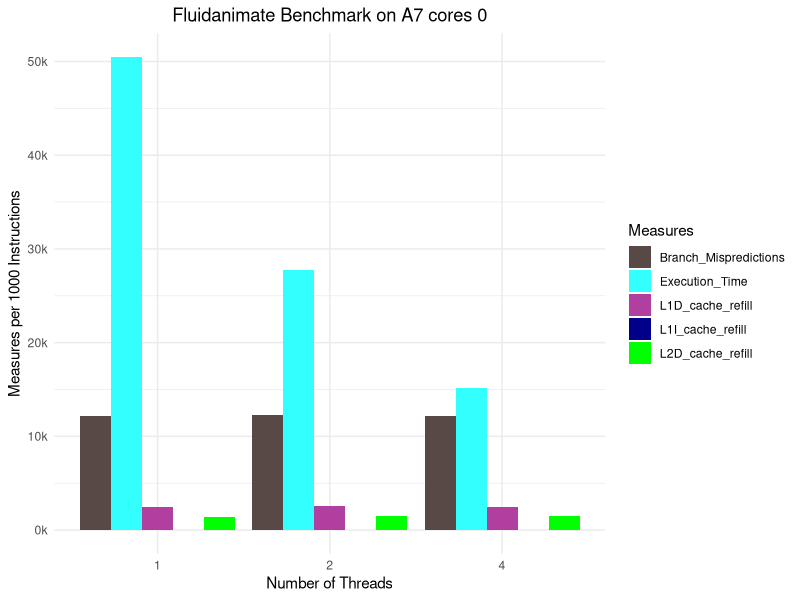
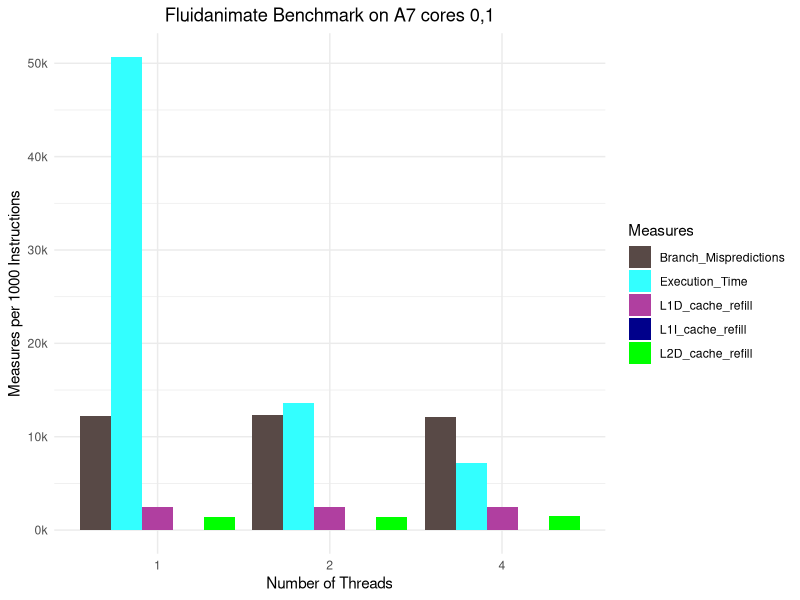
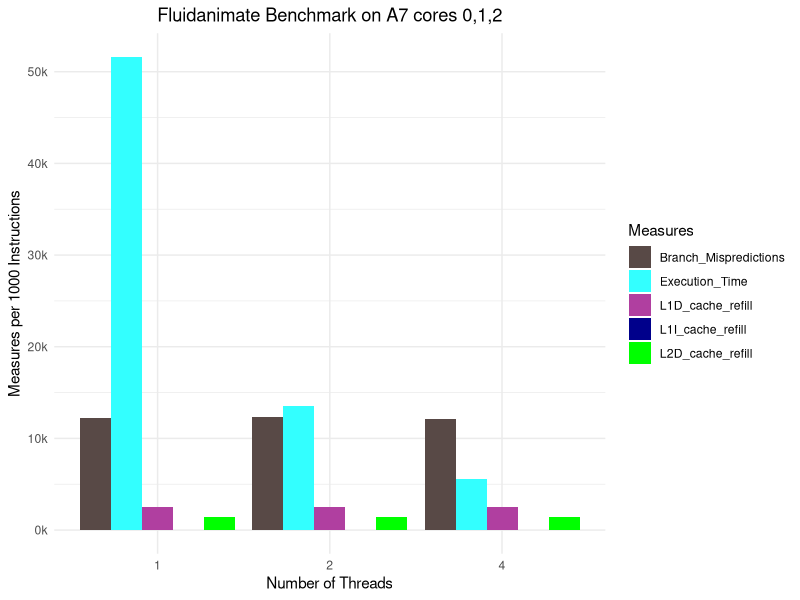
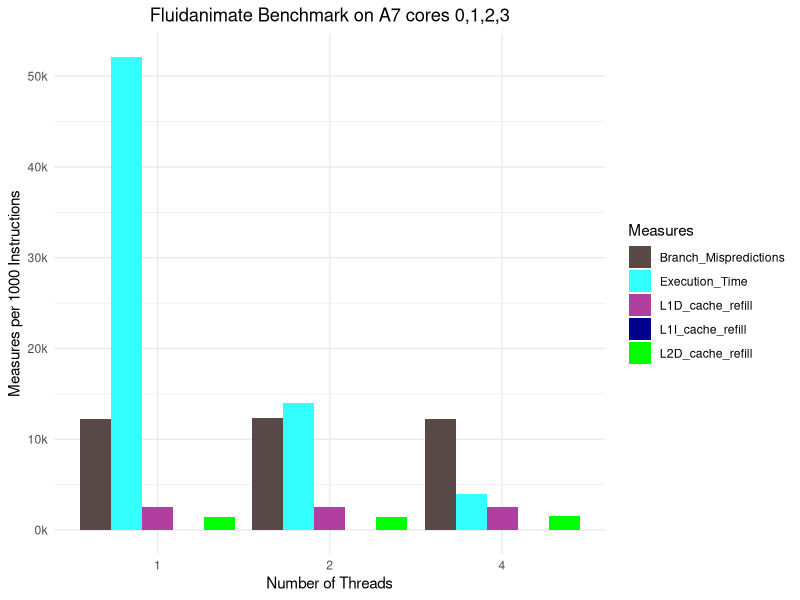
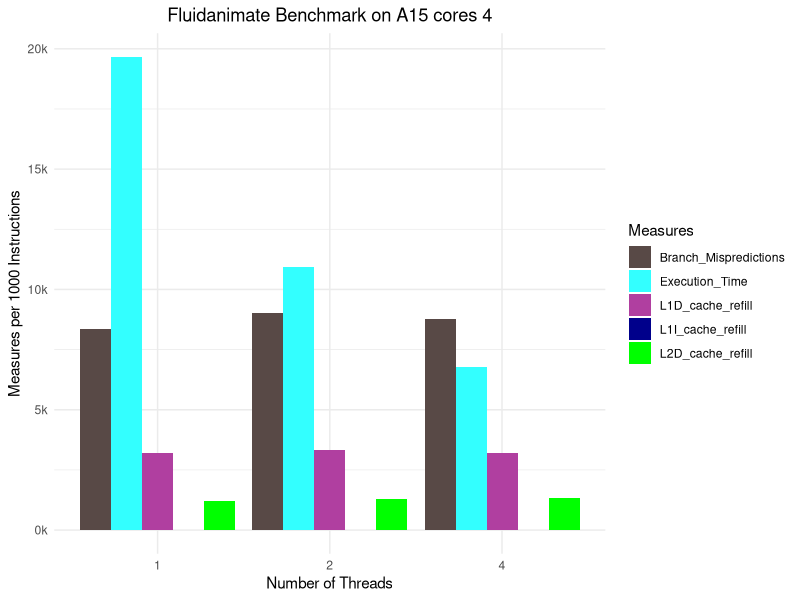
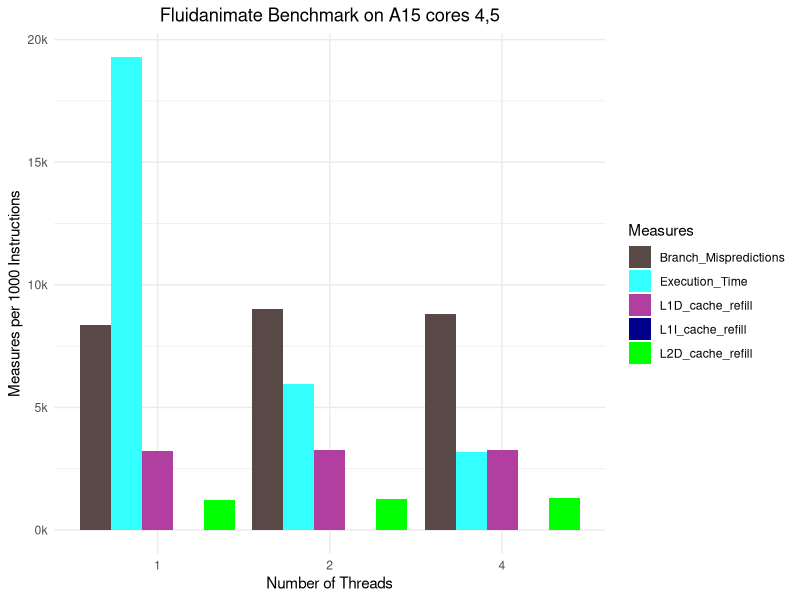
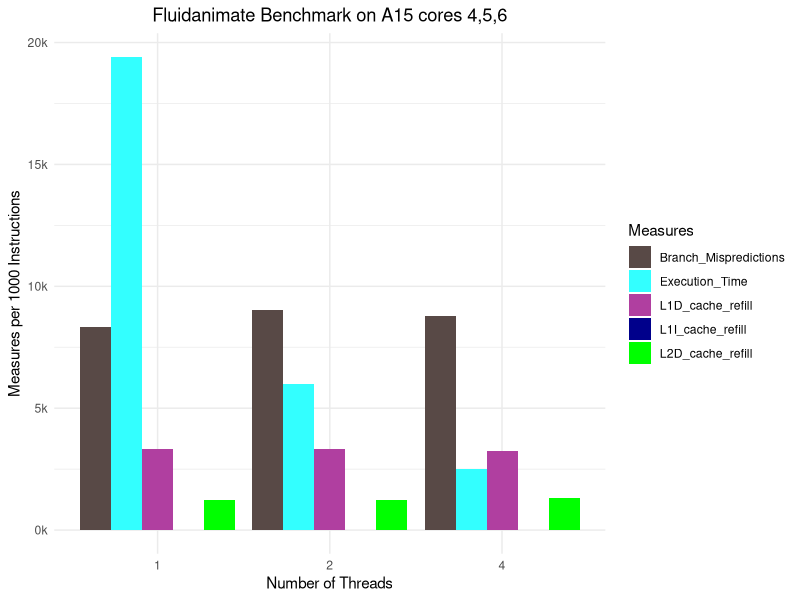
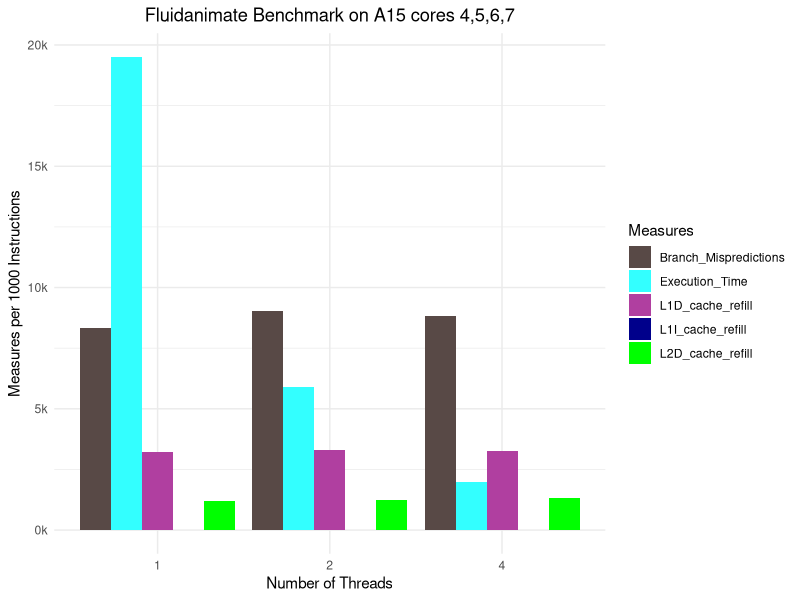

Write the R code that produced these figures, in order.
## ---- chunk 1
#Load required packages
knitr::opts_chunk$set(echo = FALSE, message=FALSE, warning=FALSE)
 
RequiredPackages <- c("tidyverse")
 
for (pkg in RequiredPackages) {
  if (pkg %in% rownames(installed.packages()) == FALSE)
  {install.packages(pkg)}
  if (pkg %in% rownames(.packages()) == FALSE)
  {library(pkg, character.only = TRUE)}
}
## ---- chunk 2
#creates a function to do the mean, execution time per thread, and measures per 1000 instructions
plyr <- function(df){
  df %>%
  mutate(exex_2 = exec_time/corethreads)%>%
  group_by(coretype, corethreads, corenum) %>% 
  summarise(Instruction=mean(instuctions_val),
            Cycles=mean(cycles_val), 
            Branch_Mispredictions = (mean(mis_pred))/Instruction*1000,
            L1D_cache_refill = (mean(l1d_c))/Instruction*1000,
            L1I_cache_refill = (mean(l1i_c))/Instruction*1000,
            L2D_cache_refill = (mean(l2d_c))/Instruction*1000,
            Execution_Time = mean(exex_2)) %>%
  mutate(corethreads=as.factor(corethreads))
}
## ---- chunk 3
#Plots for measures per 1000 instructions -- Fluidanimate and Blackscholes
plotter <- function(qs,cct,ccnum,benchmark){
  qs %>% filter(coretype == cct, corenum == ccnum) %>%
  pivot_longer(
    cols = c(
      "Branch_Mispredictions",
      "L1D_cache_refill",
      "L1I_cache_refill",
      "L2D_cache_refill",
      "Execution_Time"
    ),
    names_to = "Measures",
    values_to = "values"
  ) %>%
  ggplot(aes(corethreads)) +
  geom_bar(aes(fill = Measures, weight = values), position = "dodge") +
  scale_fill_manual(values=c("#584946",
                             "#33FFFF",
                             "#B03FA0",
                             "darkblue",
                             "green"))+
  labs(x = "Number of Threads",y ="Measures per 1000 Instructions", title =paste (benchmark, "Benchmark on", cct,  "cores", ccnum))+
  theme_minimal()+
  theme(plot.title = element_text(hjust=0.5)) +
  scale_y_continuous(labels = scales::label_dollar(prefix = "", suffix = "k"))
}
## ---- chunk 4
#creates a function for bar plots (measures per 1000 instructions) -- Qsort and Basicmaths
plotter2 <- function(qs,cct,benchmark){
  qs %>% filter(coretype == cct) %>%
  pivot_longer(
    cols = c(
      "Branch_Mispredictions",
      "L1D_cache_refill",
      "L1I_cache_refill",
      "L2D_cache_refill",
      "Execution_Time"
    ),
    names_to = "Measures",
    values_to = "values"
  ) %>%
  ggplot(aes(corenum)) +
  geom_bar(aes(fill = Measures, weight = values), position = "dodge") +
      scale_fill_manual(values=c("#584946",
                             "#33FFFF",
                             "#B03FA0",
                             "darkblue",
                             "green"))+
  #scale_x_discrete(limits = c("1", "2", "4")) +
  labs(x = "Cores",y ="Measures per 1000 Instructions", title =paste (benchmark, "Benchmark on", cct))+
  theme_minimal()+
  theme(plot.title = element_text(hjust=0.5)) +
  scale_y_continuous(labels = scales::label_dollar(prefix = "", suffix = "k"))
}
## ---- chunk 5
fl1 <- read_csv("./Data2/fl.csv") #load csv file
fl1 <- plyr(fl1) #apply functions
benchmark="Fluidanimate"
fl1$benchmark = "Fluidanimate"
plotter(fl1,"A7","0",benchmark)
plotter(fl1,"A7","0,1",benchmark)
plotter(fl1,"A7","0,1,2",benchmark)
plotter(fl1,"A7","0,1,2,3",benchmark)
plotter(fl1,"A15","4",benchmark)
plotter(fl1,"A15","4,5",benchmark)
plotter(fl1,"A15","4,5,6",benchmark)
plotter(fl1,"A15","4,5,6,7",benchmark)
m1 =fl1 #store dataframe to m1
## ---- chunk 6
bl1 <- read_csv("./Data2/bl.csv") #load csv file
fl1 <- plyr(bl1) #apply functions
benchmark="Blackscholes"
fl1$benchmark = "Blacksholes"
plotter(fl1,"A7","0",benchmark)
plotter(fl1,"A7","0,1",benchmark)
plotter(fl1,"A7","0,1,2",benchmark)
plotter(fl1,"A7","0,1,2,3",benchmark)
plotter(fl1,"A15","4",benchmark)
plotter(fl1,"A15","4,5",benchmark)
plotter(fl1,"A15","4,5,6",benchmark)
plotter(fl1,"A15","4,5,6,7",benchmark)
m2 = rbind(m1, fl1) #merge data
## ---- chunk 7
ba1 <- read_csv("./Data2/ba.csv") #load csv file
ba1$corethreads = 1
fl1 <- plyr(ba1) #apply functions
fl1$benchmark = "BasicMaths"
benchmark="BasicMaths"
# plotter(fl1,"A7","0",benchmark)
# plotter(fl1,"A7","0,1",benchmark)
# plotter(fl1,"A7","0,1,2",benchmark)
# plotter(fl1,"A7","0,1,2,3",benchmark)
# plotter(fl1,"A15","4",benchmark)
# plotter(fl1,"A15","4,5",benchmark)
# plotter(fl1,"A15","4,5,6",benchmark)
# plotter(fl1,"A15","4,5,6,7",benchmark)
plotter2(fl1,"A15",benchmark)
plotter2(fl1,"A7",benchmark)
m3 = rbind(m2, fl1) #merge data
## ---- chunk 8
qs1 <- read_csv("./Data2/qs.csv") #load csv file
qs1$corethreads = 1
fl1 <- plyr(qs1) #apply functions
fl1$benchmark = "Qsort"
benchmark="Qsort"
# plotter(fl1,"A7","0",benchmark)
# plotter(fl1,"A7","0,1",benchmark)
# plotter(fl1,"A7","0,1,2",benchmark)
# plotter(fl1,"A7","0,1,2,3",benchmark)
# plotter(fl1,"A15","4",benchmark)
# plotter(fl1,"A15","4,5",benchmark)
# plotter(fl1,"A15","4,5,6",benchmark)
# plotter(fl1,"A15","4,5,6,7",benchmark)
plotter2(fl1,"A15",benchmark)
plotter2(fl1,"A7",benchmark)
m4 = rbind(m3, fl1) #merge data
## ---- chunk 9
#export data to csv
write_csv(m4,"Master_PA1.csv")
